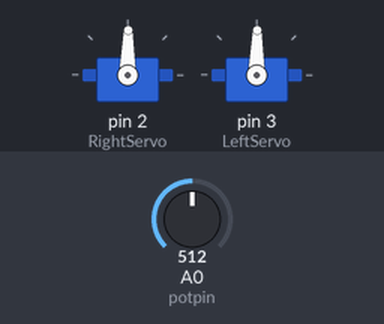
Recording of a sketch running on a simulated Arduino Uno, built with avr-gcc and run on an emulated ATmega328P. Parts: 2 × servo. The test bench sets the inputs (shaded band); at power-on: A0 (potpin) = 512. What the sketch prints to the serial monitor is not drawn.

Above: at 1.2 s.
1.3 s: A0 (potpin) set to 716
At 1.9 s:
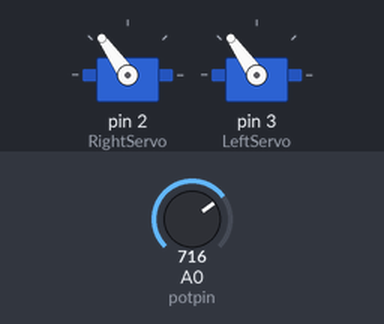
2.8 s: A0 (potpin) set to 900
At 3.4 s:
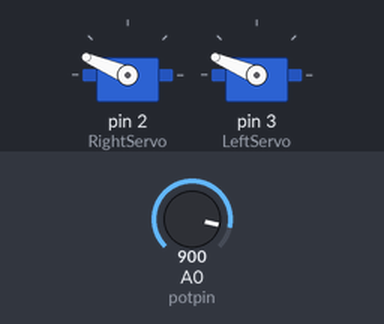
4.3 s: A0 (potpin) set to 1023
At 5.3 s:
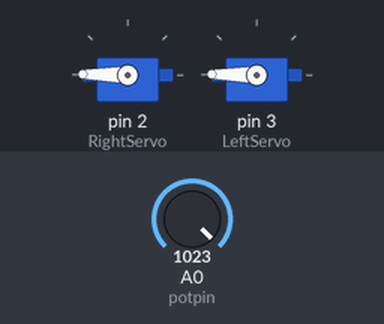
5.8 s: A0 (potpin) set to 306
At 6.8 s:
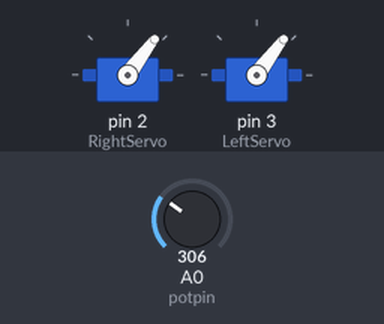
7.3 s: A0 (potpin) set to 122
At 8.5 s:
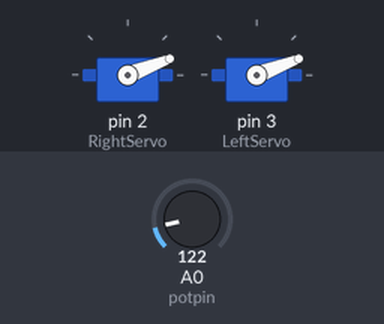
8.8 s: A0 (potpin) set to 511
At 10.2 s:
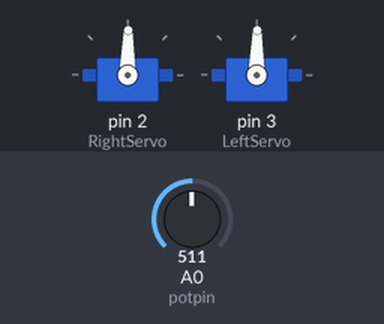
Timing chart, 0 to 11.3 s (numbered marks = the images above; inputs shaded):
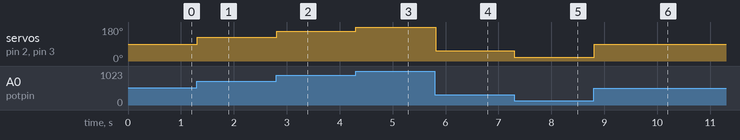

Measured:
- after the input at 1.3 s, servo on pin 2 (RightServo), servo on pin 3 (LeftServo): 89° → 125° at once
- after the input at 2.8 s, servo on pin 2 (RightServo), servo on pin 3 (LeftServo): 125° → 157° at once
- after the input at 4.3 s, servo on pin 2 (RightServo), servo on pin 3 (LeftServo): 157° → 179° at once
- after the input at 5.8 s, servo on pin 2 (RightServo), servo on pin 3 (LeftServo): 179° → 53° at once
- after the input at 7.3 s, servo on pin 2 (RightServo), servo on pin 3 (LeftServo): 53° → 21° at once
- after the input at 8.8 s, servo on pin 2 (RightServo), servo on pin 3 (LeftServo): 21° → 89° at once

The sketch:

encoder1.ino
```cpp
#include <Arduino.h>
#include <Servo.h>
#include <digitalWriteFast.h>
// product website:https://www.sparkfun.com/rotary-encoder-1024-p-r-quadrature.html#content-documentation
// One encoder
// brown +5V
// Blue common/ground
#define EncoderPinA 18   // black wire
#define EncoderPinB 17   // white wire

volatile bool EncoderBSet;
volatile long EncoderTicks = 0;

Servo RightServo;
Servo LeftServo;

int potpin = A0;
int val;

void setup()
{
  Serial.begin(115200);

  RightServo.attach(2);
  LeftServo.attach(3);

  pinMode(EncoderPinA, INPUT);
  pinMode(EncoderPinB, INPUT);

  attachInterrupt(
    digitalPinToInterrupt(EncoderPinA),
    HandleEncoderInterruptA,
    RISING
  );
}

void loop()
{
  val = analogRead(potpin);
  val = map(val, 0, 1023, 0, 179);

  RightServo.write(val);
  LeftServo.write(val);

  noInterrupts();
  long ticksCopy = EncoderTicks;
  interrupts();

  Serial.println(ticksCopy);

  delay(20);
}

void HandleEncoderInterruptA()
{
  EncoderBSet = digitalReadFast(EncoderPinB);

  EncoderTicks += EncoderBSet ? -1 : +1;
}
```
